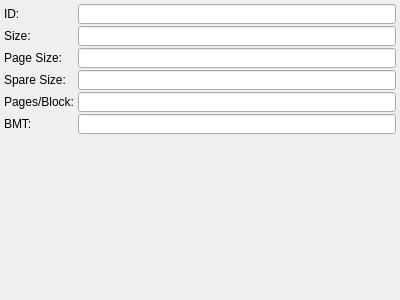
<?xml version="1.0" encoding="UTF-8"?>
<ui version="4.0">
 <class>NandWidget</class>
 <widget class="QWidget" name="NandWidget">
  <property name="geometry">
   <rect>
    <x>0</x>
    <y>0</y>
    <width>400</width>
    <height>300</height>
   </rect>
  </property>
  <property name="windowTitle">
   <string>Form</string>
  </property>
  <layout class="QFormLayout" name="formLayout">
   <property name="horizontalSpacing">
    <number>4</number>
   </property>
   <property name="verticalSpacing">
    <number>2</number>
   </property>
   <property name="leftMargin">
    <number>4</number>
   </property>
   <property name="topMargin">
    <number>4</number>
   </property>
   <property name="rightMargin">
    <number>4</number>
   </property>
   <property name="bottomMargin">
    <number>4</number>
   </property>
   <item row="0" column="0">
    <widget class="QLabel" name="label_id">
     <property name="text">
      <string>ID:</string>
     </property>
     <property name="font">
      <font>
       <pointsize>9</pointsize>
      </font>
     </property>
    </widget>
   </item>
   <item row="0" column="1">
    <widget class="QLineEdit" name="lineEdit_id">
     <property name="readOnly">
      <bool>true</bool>
     </property>
     <property name="font">
      <font>
       <pointsize>9</pointsize>
      </font>
     </property>
     <property name="styleSheet">
      <string notr="true">padding: 1px 4px;</string>
     </property>
    </widget>
   </item>
   <item row="1" column="0">
    <widget class="QLabel" name="label_size">
     <property name="text">
      <string>Size:</string>
     </property>
     <property name="font">
      <font>
       <pointsize>9</pointsize>
      </font>
     </property>
    </widget>
   </item>
   <item row="1" column="1">
    <widget class="QLineEdit" name="lineEdit_size">
     <property name="readOnly">
      <bool>true</bool>
     </property>
     <property name="font">
      <font>
       <pointsize>9</pointsize>
      </font>
     </property>
     <property name="styleSheet">
      <string notr="true">padding: 1px 4px;</string>
     </property>
    </widget>
   </item>
   <item row="2" column="0">
    <widget class="QLabel" name="label_pageSize">
     <property name="text">
      <string>Page Size:</string>
     </property>
     <property name="font">
      <font>
       <pointsize>9</pointsize>
      </font>
     </property>
    </widget>
   </item>
   <item row="2" column="1">
    <widget class="QLineEdit" name="lineEdit_pageSize">
     <property name="readOnly">
      <bool>true</bool>
     </property>
     <property name="font">
      <font>
       <pointsize>9</pointsize>
      </font>
     </property>
     <property name="styleSheet">
      <string notr="true">padding: 1px 4px;</string>
     </property>
    </widget>
   </item>
   <item row="3" column="0">
    <widget class="QLabel" name="label_spareSize">
     <property name="text">
      <string>Spare Size:</string>
     </property>
     <property name="font">
      <font>
       <pointsize>9</pointsize>
      </font>
     </property>
    </widget>
   </item>
   <item row="3" column="1">
    <widget class="QLineEdit" name="lineEdit_spareSize">
     <property name="readOnly">
      <bool>true</bool>
     </property>
     <property name="font">
      <font>
       <pointsize>9</pointsize>
      </font>
     </property>
     <property name="styleSheet">
      <string notr="true">padding: 1px 4px;</string>
     </property>
    </widget>
   </item>
   <item row="4" column="0">
    <widget class="QLabel" name="label_ppc">
     <property name="text">
      <string>Pages/Block:</string>
     </property>
     <property name="font">
      <font>
       <pointsize>9</pointsize>
      </font>
     </property>
    </widget>
   </item>
   <item row="4" column="1">
    <widget class="QLineEdit" name="lineEdit_ppb">
     <property name="readOnly">
      <bool>true</bool>
     </property>
     <property name="font">
      <font>
       <pointsize>9</pointsize>
      </font>
     </property>
     <property name="styleSheet">
      <string notr="true">padding: 1px 4px;</string>
     </property>
    </widget>
   </item>
   <item row="5" column="0">
    <widget class="QLabel" name="label_bmt">
     <property name="text">
      <string>BMT:</string>
     </property>
     <property name="font">
      <font>
       <pointsize>9</pointsize>
      </font>
     </property>
    </widget>
   </item>
   <item row="5" column="1">
    <widget class="QLineEdit" name="lineEdit_bmtExist">
     <property name="readOnly">
      <bool>true</bool>
     </property>
     <property name="font">
      <font>
       <pointsize>9</pointsize>
      </font>
     </property>
     <property name="styleSheet">
      <string notr="true">padding: 1px 4px;</string>
     </property>
    </widget>
   </item>
  </layout>
 </widget>
 <resources/>
 <connections/>
</ui>
